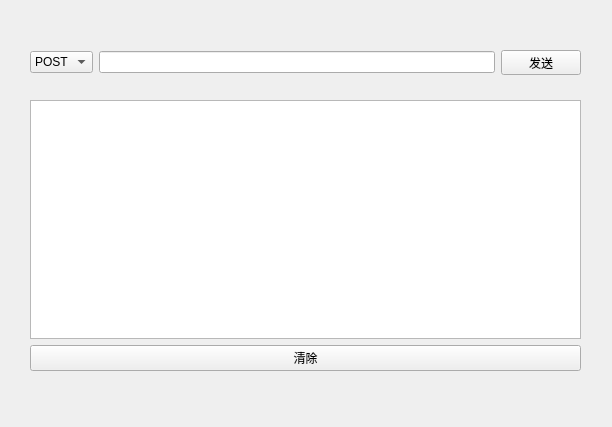
<?xml version="1.0" encoding="UTF-8"?>
<ui version="4.0">
 <class>Form</class>
 <widget class="QWidget" name="Form">
  <property name="geometry">
   <rect>
    <x>0</x>
    <y>0</y>
    <width>612</width>
    <height>427</height>
   </rect>
  </property>
  <property name="windowTitle">
   <string>Postman</string>
  </property>
  <widget class="QWidget" name="">
   <property name="geometry">
    <rect>
     <x>30</x>
     <y>50</y>
     <width>551</width>
     <height>25</height>
    </rect>
   </property>
   <layout class="QHBoxLayout" name="horizontalLayout">
    <item>
     <widget class="QComboBox" name="comboBox">
      <item>
       <property name="text">
        <string>POST</string>
       </property>
      </item>
      <item>
       <property name="text">
        <string>GET</string>
       </property>
      </item>
     </widget>
    </item>
    <item>
     <widget class="QLineEdit" name="lineEdit"/>
    </item>
    <item>
     <widget class="QPushButton" name="pushButton">
      <property name="text">
       <string>发送</string>
      </property>
     </widget>
    </item>
   </layout>
  </widget>
  <widget class="QWidget" name="">
   <property name="geometry">
    <rect>
     <x>30</x>
     <y>100</y>
     <width>551</width>
     <height>271</height>
    </rect>
   </property>
   <layout class="QVBoxLayout" name="verticalLayout">
    <item>
     <widget class="QPlainTextEdit" name="plainTextEdit">
      <property name="accessibleName">
       <string/>
      </property>
      <property name="plainText">
       <string/>
      </property>
      <property name="placeholderText">
       <string/>
      </property>
     </widget>
    </item>
    <item>
     <widget class="QPushButton" name="pushButton_2">
      <property name="autoFillBackground">
       <bool>true</bool>
      </property>
      <property name="text">
       <string>清除</string>
      </property>
     </widget>
    </item>
   </layout>
  </widget>
 </widget>
 <resources/>
 <connections/>
</ui>
